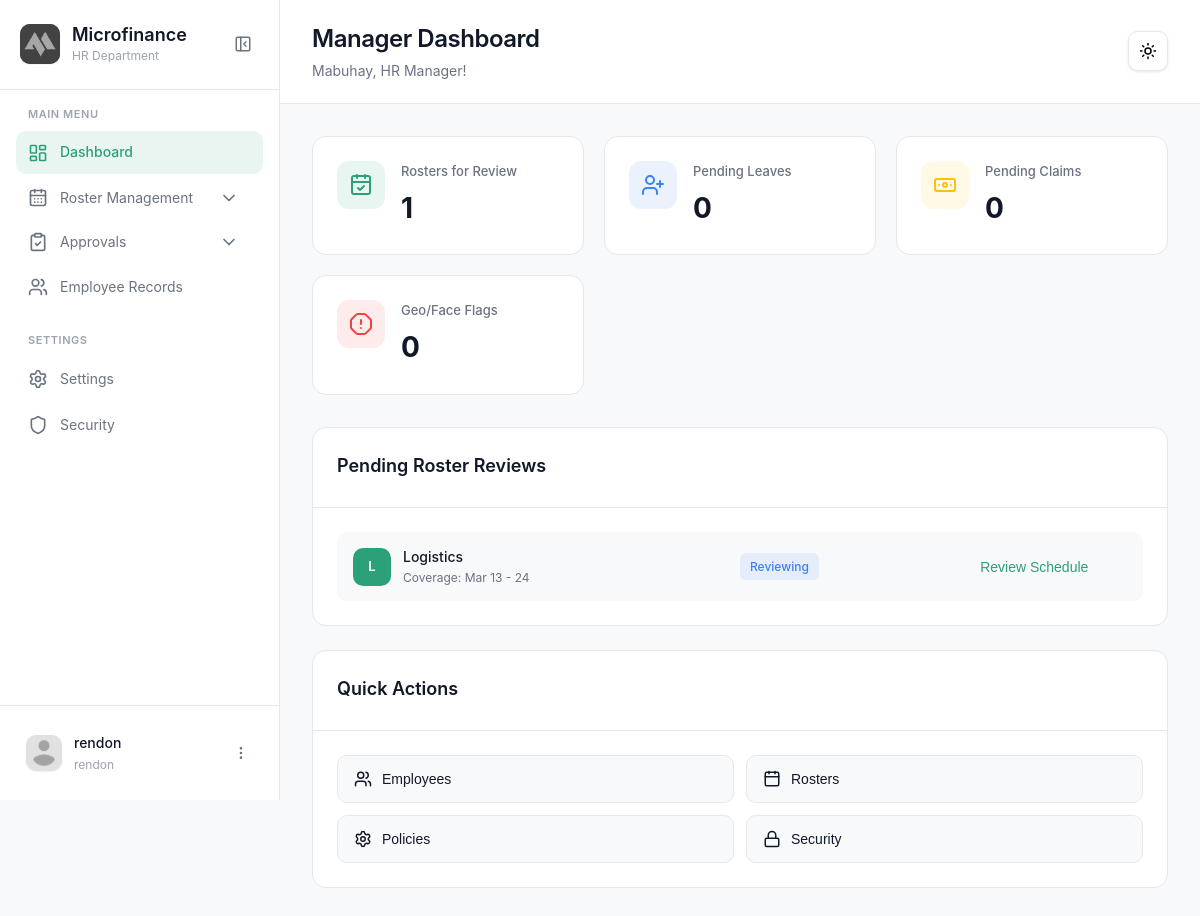
Before: /modules/manager/dashboard.php (signed in) with the older database file.
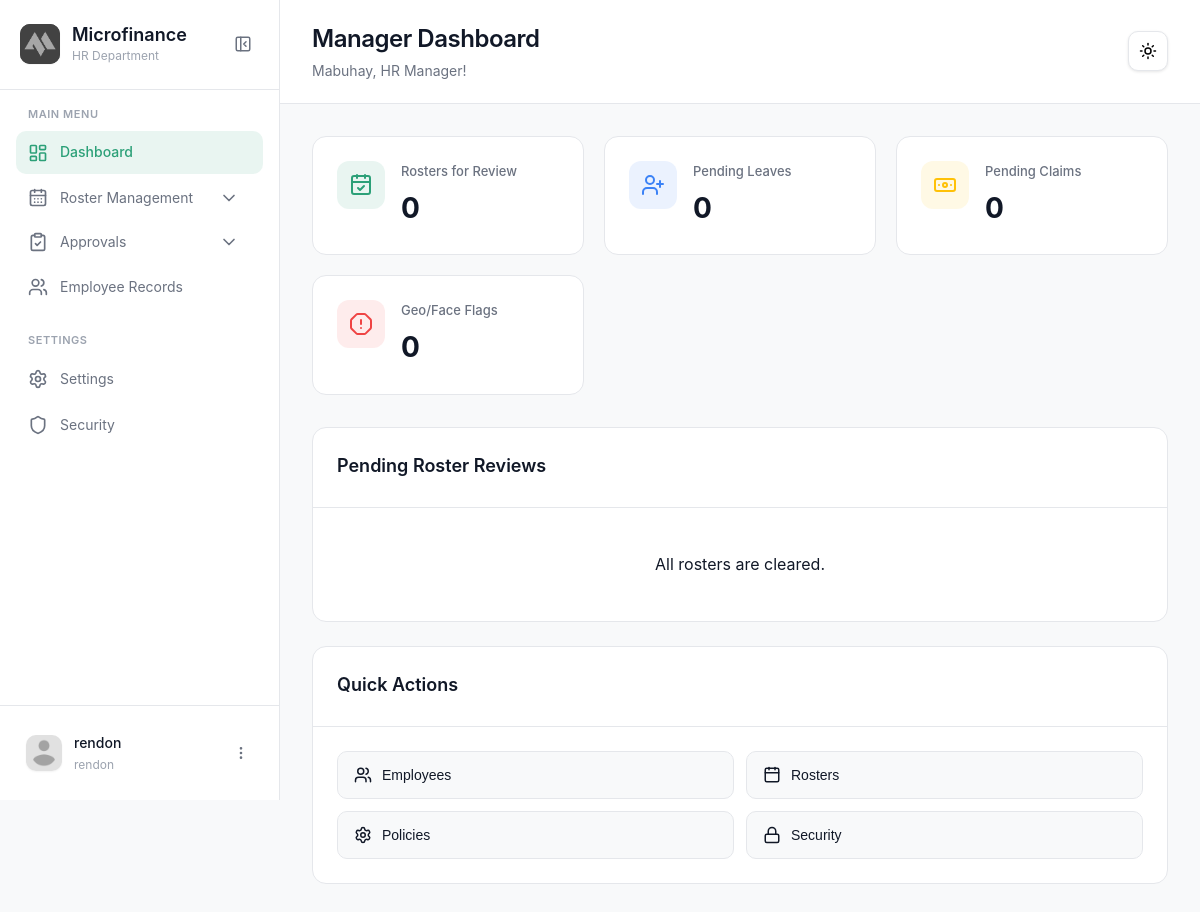
After: the same page with the newer database file.
### tables this page shows
CREATE TABLE `weekly_roster` (
  `RosterID` int(11) NOT NULL,
  `DepartmentID` int(11) NOT NULL,
  `WeekStart` date NOT NULL,
  `WeekEnd` date NOT NULL,
  `Status` enum('DRAFT','FOR_REVIEW','RETURNED','APPROVED','PUBLISHED') NOT NULL DEFAULT 'DRAFT',
  `CreatedByAccountID` int(11) NOT NULL,
  `CreatedAt` timestamp NOT NULL DEFAULT current_timestamp(),
  `UpdatedAt` timestamp NOT NULL DEFAULT current_timestamp() ON UPDATE current_timestamp(),
  `ReviewedByAccountID` int(11) DEFAULT NULL,
  `ReviewedAt` datetime DEFAULT NULL,
  `ReviewNotes` text DEFAULT NULL,
  `PublishedByAccountID` int(11) DEFAULT NULL,
  `PublishedAt` datetime DEFAULT NULL
);

CREATE TABLE `department` (
  `DepartmentID` int(11) NOT NULL,
  `DepartmentName` varchar(100) NOT NULL
);

### modules/manager/dashboard.php (the view, shortened to what this page needs)
<?php
require_once "../../config/config.php";
$managerName = $_SESSION['Username'] ?? 'HR Manager';
$rosterCount = $conn->query("SELECT COUNT(*) as total FROM weekly_roster WHERE Status = 'FOR_REVIEW'")->fetch_assoc()['total'] ?? 0;
$leaveCount  = $conn->query("SELECT COUNT(*) as total FROM leave_requests WHERE Status = 'PENDING'")->fetch_assoc()['total'] ?? 0;
$claimCount  = $conn->query("SELECT COUNT(*) as total FROM reimbursement_claims WHERE Status = 'PENDING'")->fetch_assoc()['total'] ?? 0;
?>
<!DOCTYPE html>
<html lang="en">
<head>
    <link rel="stylesheet" href="../../css/officer/dashboard.css">
</head>
<body class="theme-controlled">
    <?php include "sidebar.php"; ?>
    <main class="main-content">
        <header class="page-header">
            <div class="header-left">
                <div class="header-title">
                    <h1>Manager Dashboard</h1>
                    <p>Mabuhay, <?php echo htmlspecialchars($managerName); ?>!</p>
                </div>
            </div>
            <div class="header-right">
                <?php include "theme.php"; ?>
            </div>
        </header>
        <div class="content-wrapper">
            <div class="stats-grid">
                <div class="stat-card">
                    <div class="stat-icon" style="background: rgba(44, 160, 120, 0.1); color: var(--brand-green);"><i data-lucide="calendar-check"></i></div>
                    <div class="stat-content">
                        <span class="stat-label">Rosters for Review</span>
                        <span class="stat-value"><?php echo $rosterCount; ?></span>
                    </div>
                </div>
                <div class="stat-card">
                    <div class="stat-icon" style="background: rgba(59, 130, 246, 0.1); color: #3b82f6;"><i data-lucide="user-plus"></i></div>
                    <div class="stat-content">
                        <span class="stat-label">Pending Leaves</span>
                        <span class="stat-value"><?php echo $leaveCount; ?></span>
                    </div>
                </div>
                <div class="stat-card">
                    <div class="stat-icon" style="background: rgba(255, 193, 7, 0.1); color: var(--brand-yellow);"><i data-lucide="banknote"></i></div>
                    <div class="stat-content">
                        <span class="stat-label">Pending Claims</span>
                        <span class="stat-value"><?php echo $claimCount; ?></span>
                    </div>
                </div>
                <div class="stat-card">
                    <div class="stat-icon" style="background: rgba(239, 68, 68, 0.1); color: #ef4444;"><i data-lucide="alert-octagon"></i></div>
                    <div class="stat-content">
                        <span class="stat-label">Geo/Face Flags</span>
                        <span class="stat-value">0</span>
                    </div>
                </div>
            </div>
            <div class="content-grid">
                <div class="content-card">
                    <div class="card-header">
                        <h3 class="card-title">Pending Roster Reviews</h3>
                    </div>
                    <div class="card-body">
                        <div class="data-table">
                            <?php
                            $resList = $conn->query("SELECT wr.*, d.DepartmentName FROM weekly_roster wr JOIN department d ON wr.DepartmentID = d.DepartmentID WHERE wr.Status = 'FOR_REVIEW' LIMIT 5");
                            if ($resList->num_rows > 0):
                                while($row = $resList->fetch_assoc()): ?>
                                    <div class="table-row">
                                        <div class="client-info">
                                            <div class="client-avatar" style="background: var(--brand-green);"><?php echo substr($row['DepartmentName'],0,1); ?></div>
                                            <div>
                                                <p class="client-name"><?php echo $row['DepartmentName']; ?></p>
                                                <p class="client-detail">Coverage: <?php echo date('M d', strtotime($row['WeekStart'])); ?> - <?php echo date('d', strtotime($row['WeekEnd'])); ?></p>
                                            </div>
                                        </div>
                                        <span class="badge-status review">Reviewing</span>
                                        <button class="btn-text" onclick="location.href='detailed_review.php?id=<?php echo $row['RosterID']; ?>'">Review Schedule</button>
                                    </div>
                                <?php endwhile;
                            else: ?>
                                <p style="text-align:center; color: var(--text-muted); padding: 20px;">All rosters are cleared.</p>
                            <?php endif; ?>
                        </div>
                    </div>
                </div>
                <div class="content-card">
                    <div class="card-header"><h3 class="card-title">Quick Actions</h3></div>
                    <div class="card-body">
                        <div class="quick-actions">
                            <button class="action-btn" onclick="location.href='employees.php'"><i data-lucide="users"></i> Employees</button>
                            <button class="action-btn" onclick="location.href='roster_review.php'"><i data-lucide="calendar"></i> Rosters</button>
                            <button class="action-btn" onclick="location.href='settings.php'"><i data-lucide="settings"></i> Policies</button>
                            <button class="action-btn" onclick="location.href='security.php'"><i data-lucide="lock"></i> Security</button>
                        </div>
                    </div>
                </div>
            </div>
        </div>
    </main>
</body>
</html>

### modules/manager/sidebar.php (shortened to what this page needs)
<?php
$current_page = basename($_SERVER['PHP_SELF']);
$userName = $_SESSION['user_name'] ?? $_SESSION['username'] ?? 'HR Manager';
$userRole = $_SESSION['user_role'] ?? 'HR Manager';
$deptName = 'HR Department';
function isActive($page, $current) {
    return ($page == $current) ? 'active' : '';
}
$isWorkforceOpen = in_array($current_page, ['roster_view.php']);
$isRequestsOpen = in_array($current_page, ['leave.php', 'claims.php']);
?>
<link rel="stylesheet" href="../../css/manager/sidebar.css?v=1.0">
<aside class="sidebar" id="sidebar">
    <div class="sidebar-header">
        <div class="logo-container">
            <div class="logo-wrapper">
                <img src="../../img/logo.png" alt="Logo" class="logo">
            </div>
            <div class="logo-text">
                <h2 class="app-name">Microfinance</h2>
                <span class="app-tagline"><?php echo htmlspecialchars($deptName); ?></span>
            </div>
        </div>
        <button class="sidebar-toggle" id="sidebarToggle">
            <i data-lucide="panel-left-close"></i>
        </button>
    </div>
    <nav class="sidebar-nav">
        <div class="nav-section">
            <span class="nav-section-title">MAIN MENU</span>
            <a href="dashboard.php" class="nav-item <?php echo isActive('dashboard.php', $current_page); ?>">
                <i data-lucide="layout-dashboard"></i>
                <span>Dashboard</span>
            </a>
            <div class="nav-item-group">
                <button class="nav-item has-submenu <?php echo $isWorkforceOpen ? 'active' : ''; ?>" data-module="workforce">
                    <div class="nav-item-content">
                        <i data-lucide="calendar-days"></i>
                        <span>Roster Management</span>
                    </div>
                    <i data-lucide="chevron-down" class="submenu-icon"></i>
                </button>
            </div>
            <div class="nav-item-group">
                <button class="nav-item has-submenu <?php echo $isRequestsOpen ? 'active' : ''; ?>" data-module="requests">
                    <div class="nav-item-content">
                        <i data-lucide="clipboard-check"></i>
                        <span>Approvals</span>
                    </div>
                    <i data-lucide="chevron-down" class="submenu-icon"></i>
                </button>
            </div>
            <a href="employees.php" class="nav-item <?php echo isActive('employees.php', $current_page); ?>">
                <i data-lucide="users"></i>
                <span>Employee Records</span>
            </a>
        </div>
        <div class="nav-section">
            <span class="nav-section-title">SETTINGS</span>
            <a href="settings.php" class="nav-item <?php echo isActive('settings.php', $current_page); ?>">
                <i data-lucide="settings"></i>
                <span>Settings</span>
            </a>
            <a href="security.php" class="nav-item <?php echo isActive('security.php', $current_page); ?>">
                <i data-lucide="shield"></i>
                <span>Security</span>
            </a>
        </div>
    </nav>
    <div class="sidebar-footer">
        <div class="user-profile">
            <div class="user-avatar">
                <img src="../../img/profile.png" alt="User">
            </div>
            <div class="user-info">
                <span class="user-name"><?php echo htmlspecialchars($userName); ?></span>
                <span class="user-role"><?php echo htmlspecialchars($userRole); ?></span>
            </div>
            <button class="user-menu-btn" id="userMenuBtn">
                <i data-lucide="more-vertical"></i>
            </button>
      </div>
    </div>
</aside>

### modules/manager/theme.php (shortened to what this page needs)
<button class="theme-toggle" id="themeToggle" type="button" aria-label="Toggle theme">
  <i data-lucide="sun" class="sun-icon"></i>
</button>

### css/officer/dashboard.css (style rules this page uses)
:root { --brand-green: #2ca078; --brand-yellow: #ffc107; --background: #f8f9fa; --surface: #ffffff; --surface-hover: #f5f5f5; --text-primary: #111827; --text-secondary: #6b7280; --text-tertiary: #9ca3af; --border-color: #e5e7eb; --shadow-sm: 0 1px 2px 0 rgba(0,0,0,.05); --shadow: 0 1px 3px 0 rgba(0,0,0,.10), 0 1px 2px 0 rgba(0,0,0,.06); --shadow-lg: 0 10px 15px -3px rgba(0,0,0,.10), 0 4px 6px -2px rgba(0,0,0,.05); --sidebar-width: 280px; --sidebar-collapsed-width: 72px; --transition: all .2s cubic-bezier(.4, 0, .2, 1); --transition-slow: all .3s cubic-bezier(.4, 0, .2, 1); }
* { margin: 0; padding: 0; box-sizing: border-box; }
body { font-family: -apple-system, BlinkMacSystemFont, "Segoe UI", Roboto, sans-serif; background: var(--background); color: var(--text-primary); line-height: 1.6; overflow-x: hidden; transition: background-color .3s ease, color .3s ease; }
.main-content { margin-left: var(--sidebar-width); min-height: 100vh; transition: var(--transition-slow); }
.page-header { background: var(--surface); border-bottom: 1px solid var(--border-color); padding: 20px 32px; display: flex; align-items: center; justify-content: space-between; gap: 24px; position: sticky; top: 0; z-index: 100; min-height: 80px; width: 100%; }
.header-left, .header-right { display: flex; align-items: center; }
.header-left { gap: 16px; flex: 1; }
.header-right { gap: 8px; }
.header-title h1 { font-size: 24px; font-weight: 600; margin-bottom: 2px; letter-spacing: -.02em; }
.header-title p { font-size: 14px; color: var(--text-secondary); }
.content-wrapper { padding: 32px; max-width: 1600px; }
.stat-card, .content-card { background: var(--surface); border: 1px solid var(--border-color); border-radius: 14px; transition: var(--transition); }
.stats-grid { display: grid; grid-template-columns: repeat(auto-fit, minmax(260px, 1fr)); gap: 20px; margin-bottom: 32px; }
.stat-card { padding: 24px; display: flex; gap: 16px; }
.stat-icon { width: 48px; height: 48px; border-radius: 12px; display: flex; align-items: center; justify-content: center; flex-shrink: 0; }
.stat-icon svg { width: 24px; height: 24px; }
.stat-content { display: flex; flex-direction: column; gap: 4px; flex: 1; }
.stat-label { font-size: 13px; color: var(--text-secondary); font-weight: 500; }
.stat-value { font-size: 28px; font-weight: 700; letter-spacing: -.02em; }
.content-grid, .bottom-grid { display: grid; grid-template-columns: 1fr 1fr; gap: 24px; margin-bottom: 24px; }
.content-card { overflow: hidden; }
.card-header { padding: 24px; border-bottom: 1px solid var(--border-color); display: flex; align-items: center; justify-content: space-between; gap: 16px; }
.card-title { font-size: 18px; font-weight: 600; margin-bottom: 2px; }
.card-body { padding: 24px; }
.data-table, .payment-list, .activity-list { display: flex; flex-direction: column; gap: 12px; }
.quick-actions { display: grid; grid-template-columns: repeat(2, 1fr); gap: 12px; }
.action-btn { display: flex; align-items: center; gap: 10px; padding: 14px 16px; background: var(--background); border: 1px solid var(--border-color); border-radius: 10px; color: var(--text-primary); font-size: 14px; font-weight: 500; cursor: pointer; transition: var(--transition); }
.action-btn svg { width: 18px; height: 18px; flex-shrink: 0; }
@media (max-width: 1200px) { .content-grid, .bottom-grid { grid-template-columns: 1fr; } }
.btn-text { background: none; border: none; color: var(--brand-green); font-size: 14px; font-weight: 500; cursor: pointer; padding: 6px 12px; border-radius: 8px; transition: var(--transition); }
.table-row, .payment-item { display: grid; align-items: center; gap: 16px; padding: 14px 16px; background: var(--background); border-radius: 10px; transition: var(--transition); }
.table-row { grid-template-columns: 2fr 1fr 1fr; }
.client-info { display: flex; align-items: center; gap: 12px; }
.client-avatar { width: 38px; height: 38px; border-radius: 10px; display: flex; align-items: center; justify-content: center; color: #fff; font-weight: 600; font-size: 13px; flex-shrink: 0; }
.client-name { font-size: 14px; font-weight: 500; }
.client-detail { font-size: 12px; color: var(--text-secondary); }
.badge-status { display: inline-flex; align-items: center; justify-content: center; padding: 4px 10px; border-radius: 6px; font-size: 12px; font-weight: 500; width: fit-content; }
.badge-status.review { background: rgba(59, 130, 246, .10); color: #3b82f6; }

Changed rows visible on the page:
removed weekly_roster: DepartmentID.DepartmentName "L", DepartmentID.DepartmentName "Logistics", WeekStart "Mar 13", WeekEnd "24"
Other visible differences:
$rosterCount: "1" → "0"
text now shown: "All rosters are cleared."
